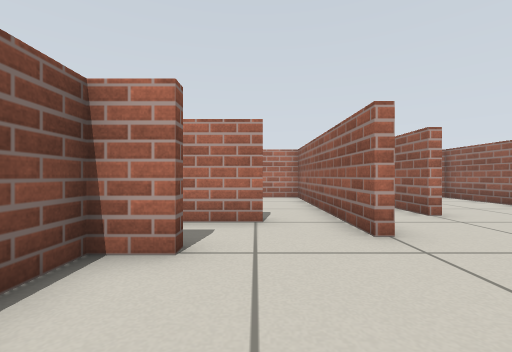
view 1 (above)

24 first-person views from a walk through a robot-simulator world made for Gazebo. The camera is 0.45 m above the floor, looks level and sees 90° across. The floor is counted in squares, 0.5 m on a side. Each view is taken from the middle of a square. On the plan, view 1 faces up. The plan holds only what a view shows up to about 10 squares ahead; the rest is blank.

view 2
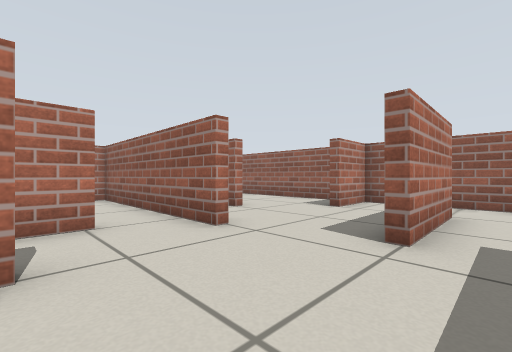

view 3
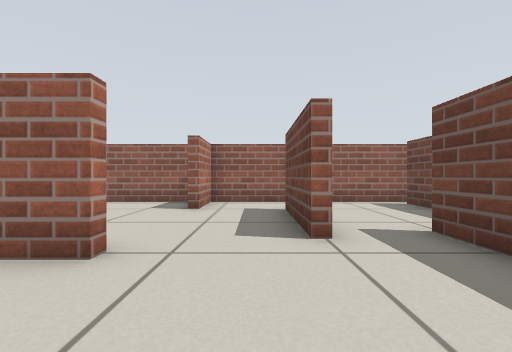

view 4
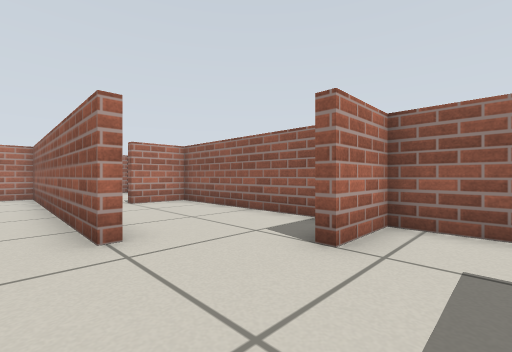

view 5
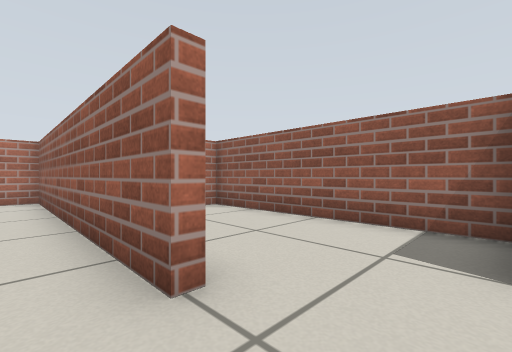

view 6
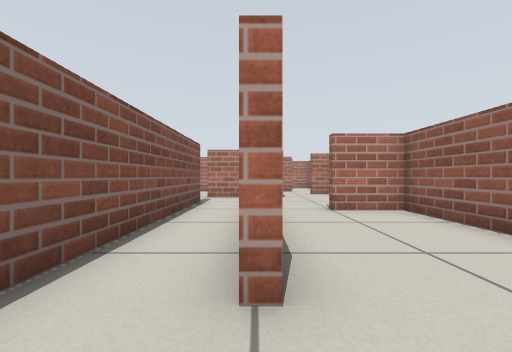

view 7
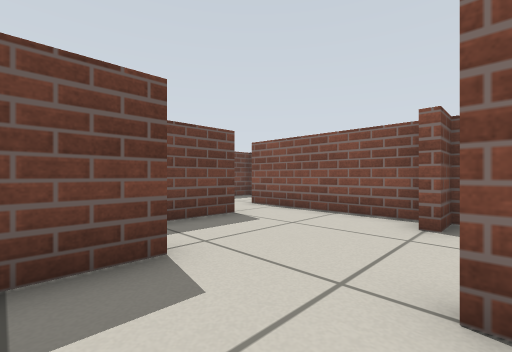

view 8
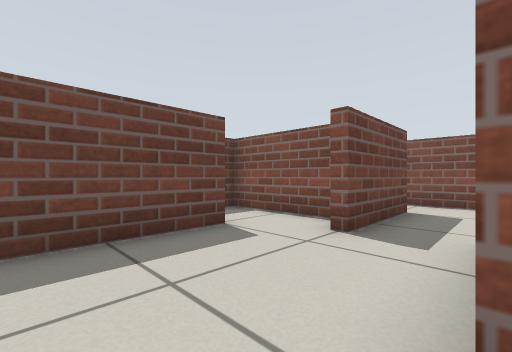

view 9
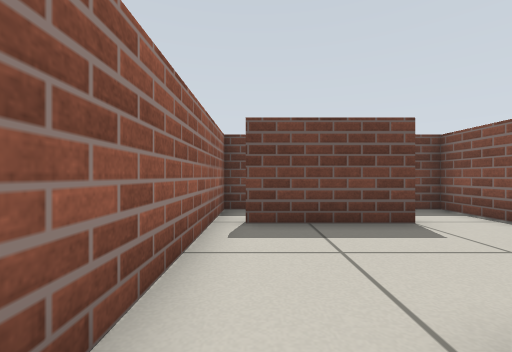

view 10
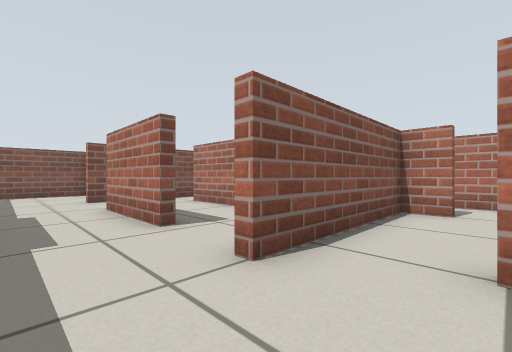

view 11
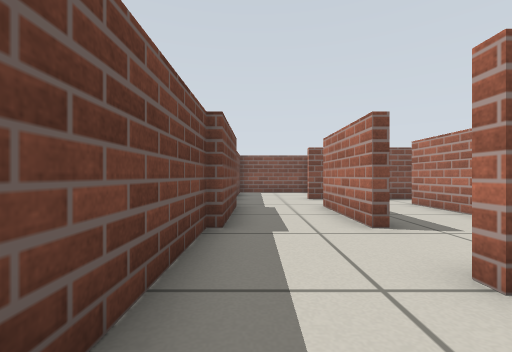

view 12
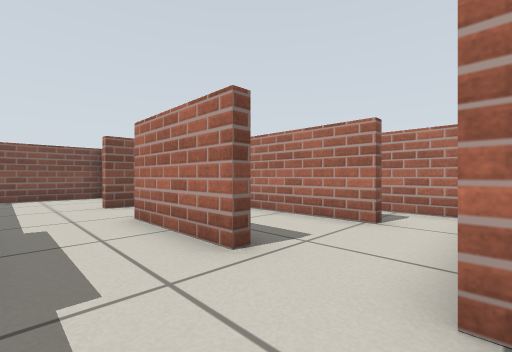

view 13
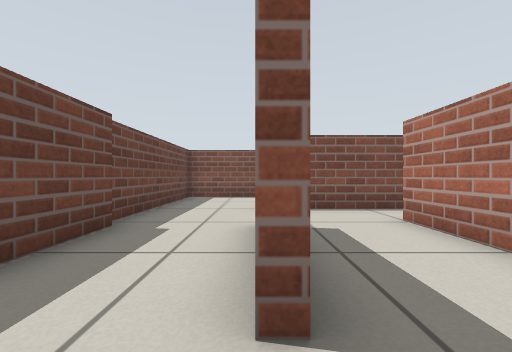

view 14
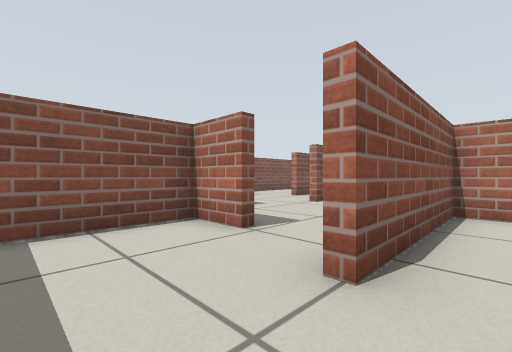

view 15
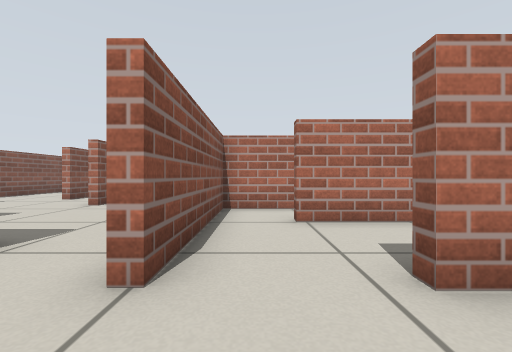

view 16
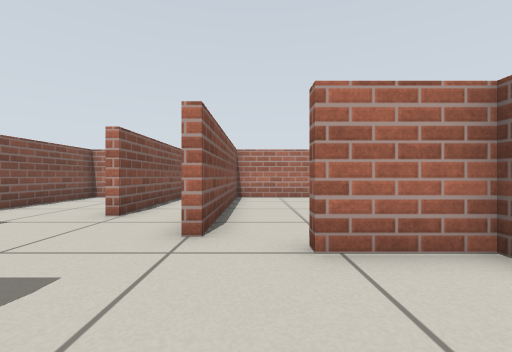

view 17
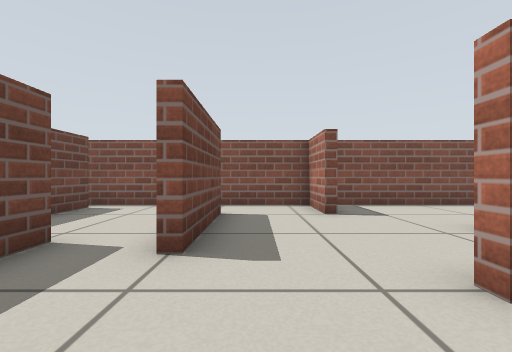

view 18
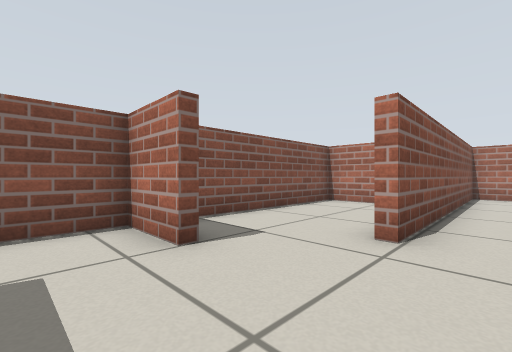

view 19
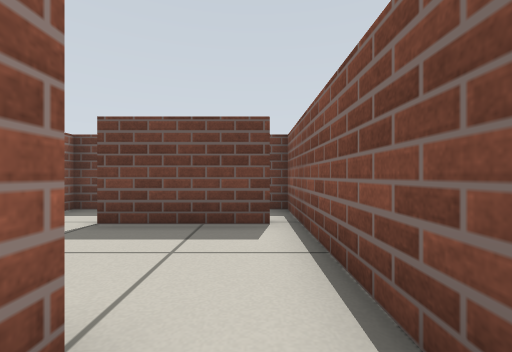

view 20
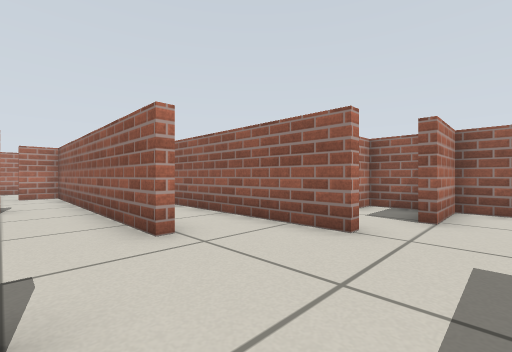

view 21
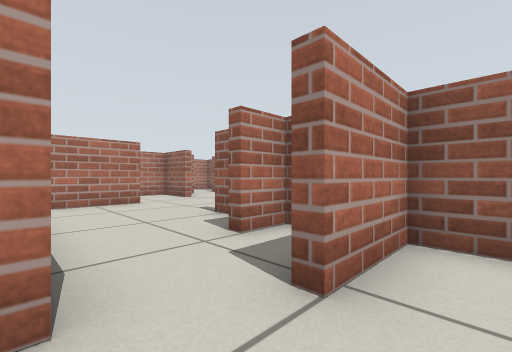

view 22
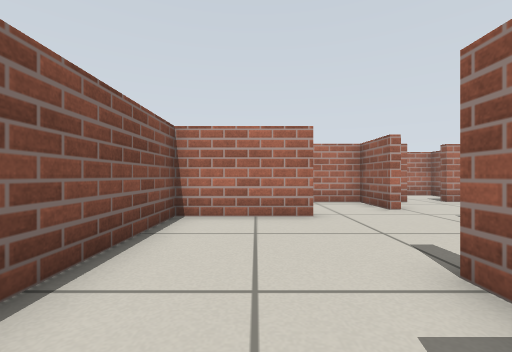

view 23
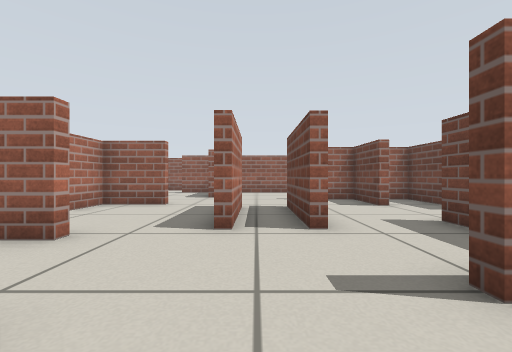

view 24
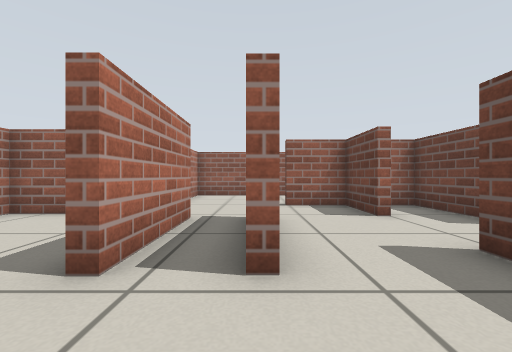

### Floor plan
Points are (right, up) in squares from view 1. A wall is a line through its corners. A room is listed if a view was taken in it or the views show most of it. See-through windows are left out.
Room 1 (views 1, 2, 3, 4, 5, 6, 7, 8, 9)
walls: (3.9, 5.8) (3.9, 14.8) (3, 14.8); (1.7, 3.8) (1.7, 5.5); (2.6, 1.2) (5.8, 1.2); (5.9, 1) (2.6, 1); (7.9, 4) (7.9, 10.7) (6, 10.7); (0.2, 5) (-1.5, 5); (-0.9, 3) (-1.9, 3); (2, -1.6) (2, -2.6); (-1.9, 3.2) (-1.9, -2.1); (-2, 3.2) (-0.9, 3.2); (-0.1, -0.8) (3.1, -0.8); (3.9, -2.8) (7.2, -2.8); (7.9, -3.1) (7.9, 3.6) (5.9, 3.6); (2, 12.9) (2, 5.9)
ways out: opening at (-1, -1) to room 2; opening at (1, 5) to room 6; opening at (2, 13.5); opening at (3, -3); opening at (5, 11); gap at (7, -3)
Room 2 (views 10, 11, 12)
walls: (-2.5, -4.8) (-0.8, -4.8)
ways out: opening at (-1, -1) to room 1; opening at (-2, -3.5) to room 3
Room 3 (views 13, 14, 15)
walls: (-7.6, -4.6) (-4.4, -4.6); (-4.4, -2) (-7.6, -2); (-9.9, 1.5) (-9.9, -2); (-12.2, -1.1) (-13.8, -1.1) (-13.8, -4); (-4.4, -4.8) (-2.5, -4.8); (-3.8, 1) (-8.2, 1); (-13, -4.8) (-8, -4.8)
ways out: opening at (-2, -3.5) to room 2; opening at (-11.5, -1) to room 4; opening at (-3, 1) to room 8; opening at (-9, 1) to room 9
Room 4 (views 16, 17, 18, 19, 20, 21)
walls: (-14.1, 3.8) (-14.1, 5.5); (-18, 3.6) (-19.8, 3.6) (-19.8, -3.1); (-16.4, 5.6) (-16.4, 11.5); (-18.1, 0.8) (-18.1, 1.2) (-14.9, 1.2) (-14.9, 0.8); (-15.5, -0.8) (-14.8, -0.8); (-10.2, 2) (-10.2, 3) (-12.3, 3) (-12.3, 3.4); (-19.4, -2.8) (-16, -2.8); (-17.9, 10.7) (-19.8, 10.7) (-19.8, 4.5)
ways out: opening at (-11.5, -1) to room 3; opening at (-13, 4) to room 5; opening at (-17, 11); opening at (-15.5, -3); opening at (-15, 6); gap at (-19, -3)
Room 5 (views 22, 23, 24)
walls: (-10.2, 6.6) (-10.2, 7.2); (-10.6, 10.7) (-13.8, 10.7) (-13.8, 3.8); (-10.2, 3.6) (-10.2, 5) (-11.4, 5); (-8.4, 11.8) (-8.4, 13.8) (-10, 13.8); (-4.5, 9.4) (-7.8, 9.4)
ways out: opening at (-13, 4) to room 4; opening at (-7, 6.5) to room 6; opening at (-8, 11) to room 7
Room 6 (no view inside)
walls: (-4.3, 4.9) (-4.3, 5.3) (-2.2, 5.3) (-2.2, 7.1); (1.7, 5.5) (1.7, 10.6); (-7.6, 5.3) (-6.9, 5.3)
ways out: opening at (1, 5) to room 1; opening at (-7, 6.5) to room 5; opening at (-4, 11) to room 7; opening at (-5.5, 5); opening at (-2.5, 11.5)
Room 7 (no view inside)
walls: (-4, 11.9) (-4, 13.8) (-5.5, 13.8)
ways out: opening at (-8, 11) to room 5; opening at (-4, 11) to room 6; opening at (-6, 14)
Room 8 (no view inside)
walls: (-2.8, 3) (-4.4, 3)
ways out: opening at (-3, 1) to room 3; opening at (-4.5, 2)
Room 9 (no view inside)
walls: (-7.9, 3) (-9.9, 3) (-9.9, 1.5)
ways out: opening at (-9, 1) to room 3; opening at (-8, 2)

Positions as (right, up) in squares from view 1, and headings:
1: (0, 0), facing up
2: (-1, 0), facing up-right
3: (-1, 2), facing right
4: (3, 2), facing up-right
5: (3, 4), facing up-right
6: (4, 4), facing up
7: (4, 4), facing down-left
8: (7, 1), facing down-left
9: (7, 2), facing down
10: (0, -4), facing up-left
11: (0, -4), facing left
12: (-2, -4), facing up-left
13: (-3, -2), facing left
14: (-9, -4), facing up-left
15: (-9, -4), facing up
16: (-13, 0), facing up
17: (-12, 2), facing left
18: (-15, 2), facing up-left
19: (-19, 2), facing down
20: (-18, 2), facing up-right
21: (-14, 2), facing up-right
22: (-12, 5), facing up
23: (-12, 9), facing right
24: (-10, 8), facing right
